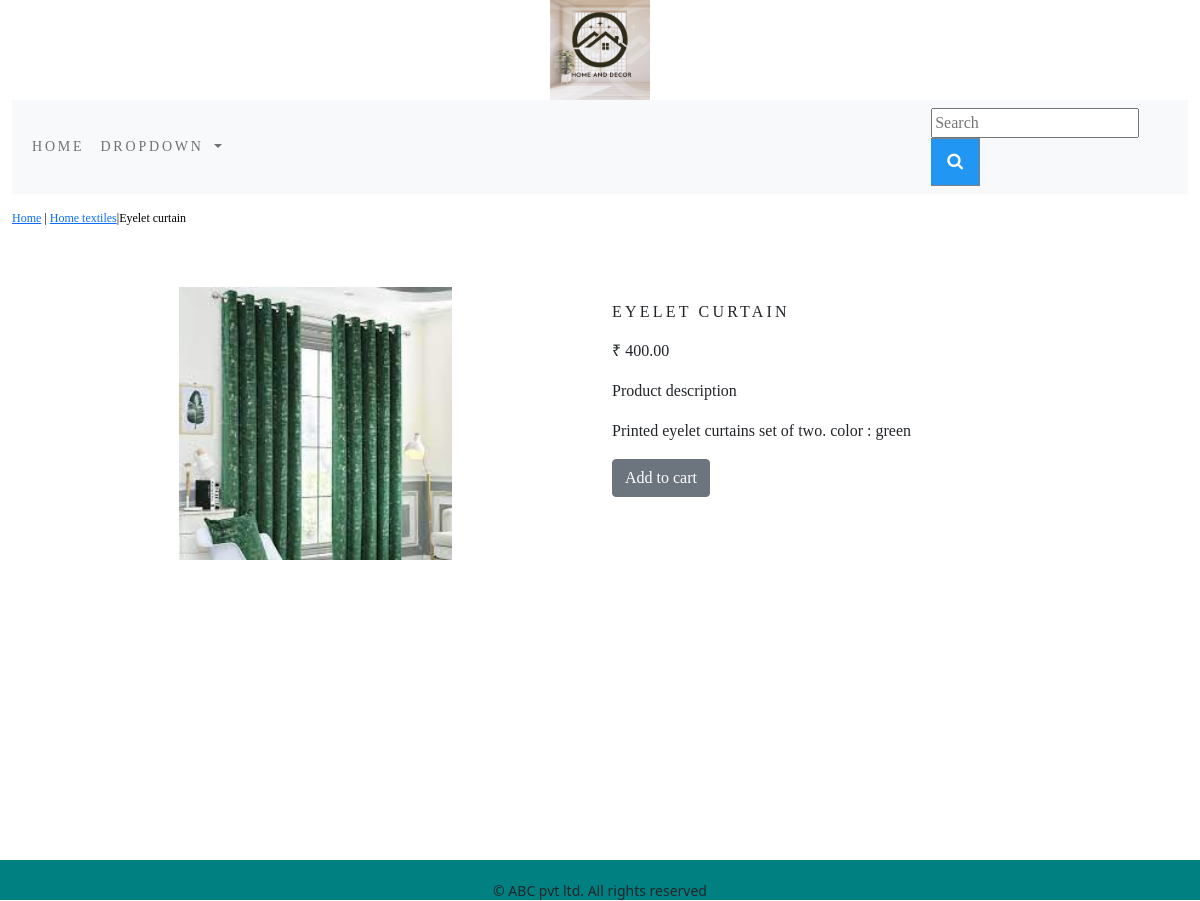
/ecom/home-textiles/eyelet-curtain/, run on the app's committed database.
### ecom_app/models.py (models this page shows, shortened)
class Product(models.Model):
    name = models.CharField(max_length=250, unique=True)
    slug = models.SlugField(max_length=250, unique=True)
    description = models.TextField(blank=True)
    price = models.DecimalField(max_digits=10, decimal_places=2)
    category = models.ForeignKey(Category, on_delete=models.CASCADE)
    image = models.ImageField(upload_to='product', blank=True)
    stock = models.IntegerField()
    available = models.BooleanField(default=True)
    created = models.DateTimeField(auto_now_add=True)
    updated = models.DateTimeField(auto_now=True)
    class Meta:
        ordering = ('name',)
        verbose_name = 'product'
        verbose_name_plural = 'products'

class Category(models.Model):
    name = models.CharField(max_length=250, unique=True)
    slug = models.SlugField(max_length=250, unique=True)
    description = models.TextField(blank=True)
    image = models.ImageField(upload_to='category', blank=True)
    class Meta:
        ordering = ('name',)
        verbose_name = 'category'
        verbose_name_plural = 'categories'
    def get_url(self):
        return reverse('ecom_app:products_by_category', args=[self.slug])
    def __str__(self):
        return '{}'.format(self.name)

### ecom_app/views.py (the view)
# urls.py: path('<slug:c_slug>/<slug:product_slug>/', views.proDetail, name='prodCatdetail'),
def proDetail(request, c_slug, product_slug):
    try:
        product = Product.objects.get(category__slug=c_slug, slug=product_slug)
    except Exception as e:
        raise e
    return render(request, 'product.html', {'product': product})

### cart/context_processors.py (called while the page is built)
def counter(request):
    item_count = 0
    if 'admin' in request.path:
        return {}
    else:
        try:
            cart = Cart.objects.filter(cart_id=cart_id(request))
            cart_items = CartItem.objects.all().filter(cart=cart[:1])
            for cart_item in cart_items:
                item_count += cart_item.quantity
        except Cart.DoesNotExist:
            item_count = 0
    return dict(item_count=item_count)

### cart/views.py (called while the page is built)
def cart_id(request):
    cart = request.session.session_key
    if not cart:
        cart = request.session.create()
    return cart

### ecom_app/context_processors.py (called while the page is built)
def menu_links(request):
    links = Category.objects.all()
    return dict(links=links)

### templates/product.html (shortened to what this page needs)
{% extends 'base.html' %}
{% load static %}
{% block content %}
<div class="row my_prod_row_class">
    <div class="mx_auto">
        <p><a href="{% url 'ecom_app:allProductCat' %}">Home</a> | <a href="{{product.category.get_url}}">{{product.category}}</a>|{{product.name}}</p>
    </div>
</div>
<div class="container">
<br>
<div class="row">
    <div class="col-12 col-sm-12 col-md-12 col-lg-6 text-center">
        <div style="min-width : 18rem">
            <img class="my_prod_image" src="{{product.image.url}}" alt="{{product.name}}">
        </div>
    </div>
        <div class="col-12 col-sm-12 col-md-12 col-lg-6">
            <div>
            <h1 class="my_prod_title">{{product.name}}</h1>
            <p>₹ {{product.price}}</p>
            <p class="my_desc_title">Product description</p>
            <p class="text-justify my_prod_text">{{product.description}}</p>
            {% if product.stock <= 0 %}
            <p class="text-justify my_prod_text"><b>Out of stock</b></p>
            {% else %}
            <a class="btn btn-secondary" href="{% url 'cart:add_to_cart' product.id %}">Add to cart</a>
            {% endif %}
            </div>
        </div>
    </div>
</div>
{% endblock %}

### static/css/custom.css (style rules this page uses)
.my_prod_row_class { padding-top : 15px; padding-bottom : 20px; }
.my_prod_row_class .mx_auto { color : #000; font-size : 12px; text-decoration : none; }
.my_prod_title { font-size : 16px; text-transform : uppercase; letter-spacing : .2em; padding-top : 15px; padding-bottom : 10px; }
.my_prod_text { padding-right : 20px; }
.my_prod_image { width : 50%; height : 25%; }

### data on the page
Product: category "Home textiles", name "Eyelet curtain", image (picture), name "EYELET CURTAIN", price "400.00", description "Printed eyelet curtains set of two. color : green"
